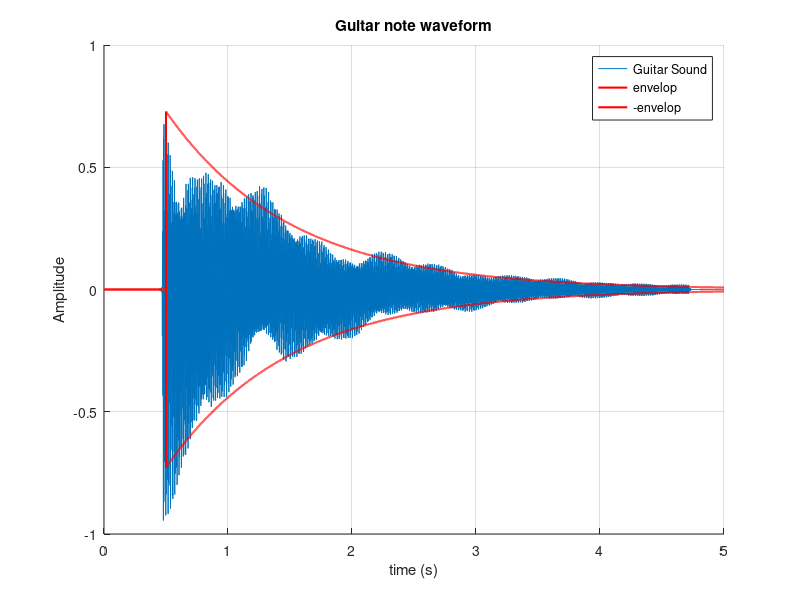
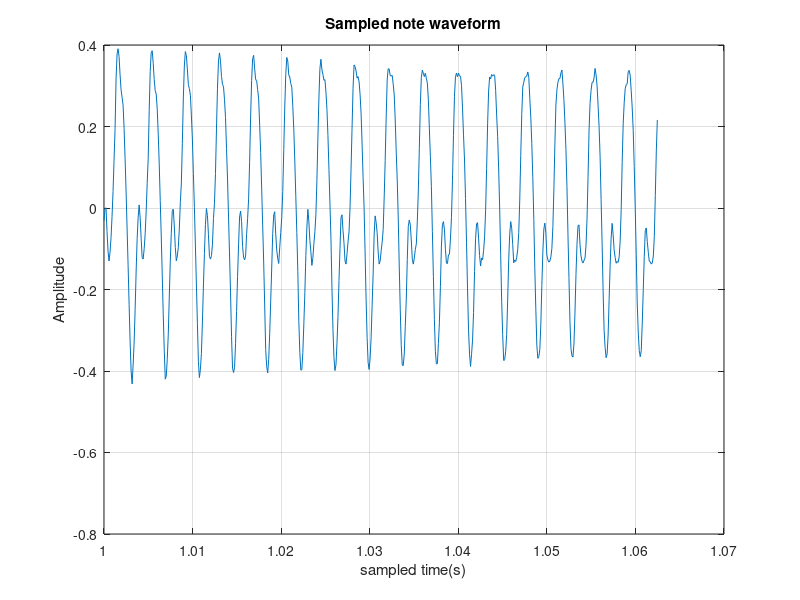
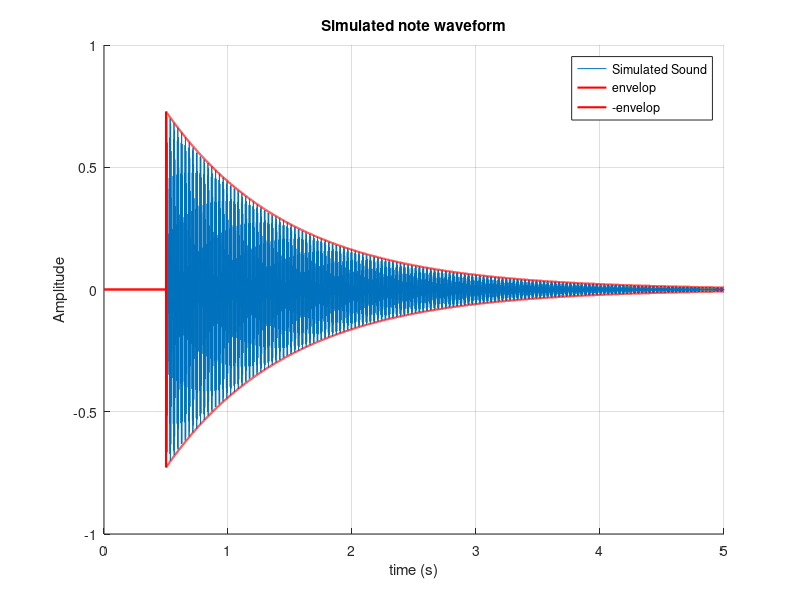

Reproduce these figures in MATLAB, in order.
% Zhiwei Wen
% EE102A HW1
% Problem 2
clear all; close all;
load guitar_note.mat;
t = (1:length(note))*dt;
figure; hold on;
plot(t(1:8:end),note(1:8:end),'DisplayName','Guitar Sound');
xlabel('time (s)');
ylabel('Amplitude');
title('Guitar note waveform');
alpha = 1.2;
sigma = -1;
t0 = 0.5;
envelope = alpha*exp(sigma*t).*double(t>=t0);
plot(t,envelope,'r','LineWidth',1.5,'DisplayName','envelop');
plot(t,-envelope,'r','LineWidth',1.5,'DisplayName','-envelop');
legend('show');grid on;
index_sample = 1*fs:round((1+1/16)*fs);
t_sample = t(index_sample);
note_sample = note(index_sample);
figure;
plot(t_sample,note_sample);
xlabel('sampled time(s)');
ylabel('Amplitude');
title('Sampled note waveform');
grid on;
% the cycle should be approximately 16.2 rounds. So the frequency
% should be 16.2 x 16 = 259.2 hz, which is very close to the real
% frequency of middle C : 261.62 hz.
f_note = 259.2;
simulated_note = envelope.*sin(2*pi*f_note*t);
figure;hold on;
plot(t(1:16:end),simulated_note(1:16:end),'DisplayName','Simulated Sound');
xlabel('time (s)');
ylabel('Amplitude');
title('Simulated note waveform');
envelope = alpha*exp(sigma*t).*double(t>=t0);
plot(t,envelope,'r','LineWidth',1.5,'DisplayName','envelop');
plot(t,-envelope,'r','LineWidth',1.5,'DisplayName','-envelop');
legend('show');grid on;
% By playing this sound with(simulated_note,fs) command in the command
% line, it is found that they are the same note with same fading rate.

